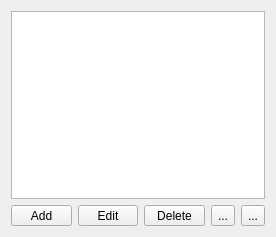
<?xml version="1.0" encoding="UTF-8"?>
<ui version="4.0">
 <class>MapboxPropertiesForm</class>
 <widget class="QWidget" name="MapboxPropertiesForm">
  <property name="geometry">
   <rect>
    <x>0</x>
    <y>0</y>
    <width>276</width>
    <height>237</height>
   </rect>
  </property>
  <property name="sizePolicy">
   <sizepolicy hsizetype="Preferred" vsizetype="Minimum">
    <horstretch>0</horstretch>
    <verstretch>0</verstretch>
   </sizepolicy>
  </property>
  <property name="windowTitle">
   <string>Form</string>
  </property>
  <layout class="QVBoxLayout" name="verticalLayout">
   <item>
    <widget class="QListWidget" name="listWidget"/>
   </item>
   <item>
    <layout class="QHBoxLayout" name="horizontalLayout">
     <item>
      <widget class="QToolButton" name="addButton">
       <property name="sizePolicy">
        <sizepolicy hsizetype="Expanding" vsizetype="Fixed">
         <horstretch>0</horstretch>
         <verstretch>0</verstretch>
        </sizepolicy>
       </property>
       <property name="text">
        <string>Add</string>
       </property>
      </widget>
     </item>
     <item>
      <widget class="QToolButton" name="editButton">
       <property name="sizePolicy">
        <sizepolicy hsizetype="Expanding" vsizetype="Fixed">
         <horstretch>0</horstretch>
         <verstretch>0</verstretch>
        </sizepolicy>
       </property>
       <property name="text">
        <string>Edit</string>
       </property>
      </widget>
     </item>
     <item>
      <widget class="QToolButton" name="deleteButton">
       <property name="sizePolicy">
        <sizepolicy hsizetype="Expanding" vsizetype="Fixed">
         <horstretch>0</horstretch>
         <verstretch>0</verstretch>
        </sizepolicy>
       </property>
       <property name="text">
        <string>Delete</string>
       </property>
      </widget>
     </item>
     <item>
      <widget class="QToolButton" name="copyButton">
       <property name="text">
        <string>...</string>
       </property>
       <property name="icon">
        <iconset resource="../editor.qrc">
         <normaloff>:/images/16x16/edit-copy.png</normaloff>:/images/16x16/edit-copy.png</iconset>
       </property>
      </widget>
     </item>
     <item>
      <widget class="QToolButton" name="pasteButton">
       <property name="text">
        <string>...</string>
       </property>
       <property name="icon">
        <iconset resource="../editor.qrc">
         <normaloff>:/images/16x16/edit-paste.png</normaloff>:/images/16x16/edit-paste.png</iconset>
       </property>
      </widget>
     </item>
    </layout>
   </item>
  </layout>
 </widget>
 <resources>
  <include location="../editor.qrc"/>
 </resources>
 <connections>
  <connection>
   <sender>addButton</sender>
   <signal>clicked()</signal>
   <receiver>MapboxPropertiesForm</receiver>
   <slot>onAddButton()</slot>
   <hints>
    <hint type="sourcelabel">
     <x>60</x>
     <y>224</y>
    </hint>
    <hint type="destinationlabel">
     <x>5</x>
     <y>117</y>
    </hint>
   </hints>
  </connection>
  <connection>
   <sender>listWidget</sender>
   <signal>itemSelectionChanged()</signal>
   <receiver>MapboxPropertiesForm</receiver>
   <slot>onSelectionChanged()</slot>
   <hints>
    <hint type="sourcelabel">
     <x>175</x>
     <y>108</y>
    </hint>
    <hint type="destinationlabel">
     <x>6</x>
     <y>34</y>
    </hint>
   </hints>
  </connection>
  <connection>
   <sender>editButton</sender>
   <signal>clicked()</signal>
   <receiver>MapboxPropertiesForm</receiver>
   <slot>onEditButton()</slot>
   <hints>
    <hint type="sourcelabel">
     <x>139</x>
     <y>224</y>
    </hint>
    <hint type="destinationlabel">
     <x>5</x>
     <y>85</y>
    </hint>
   </hints>
  </connection>
  <connection>
   <sender>deleteButton</sender>
   <signal>clicked()</signal>
   <receiver>MapboxPropertiesForm</receiver>
   <slot>onDeleteButton()</slot>
   <hints>
    <hint type="sourcelabel">
     <x>207</x>
     <y>224</y>
    </hint>
    <hint type="destinationlabel">
     <x>5</x>
     <y>69</y>
    </hint>
   </hints>
  </connection>
  <connection>
   <sender>copyButton</sender>
   <signal>clicked()</signal>
   <receiver>MapboxPropertiesForm</receiver>
   <slot>onCopy()</slot>
   <hints>
    <hint type="sourcelabel">
     <x>228</x>
     <y>217</y>
    </hint>
    <hint type="destinationlabel">
     <x>270</x>
     <y>32</y>
    </hint>
   </hints>
  </connection>
  <connection>
   <sender>pasteButton</sender>
   <signal>clicked()</signal>
   <receiver>MapboxPropertiesForm</receiver>
   <slot>onPaste()</slot>
   <hints>
    <hint type="sourcelabel">
     <x>258</x>
     <y>215</y>
    </hint>
    <hint type="destinationlabel">
     <x>272</x>
     <y>79</y>
    </hint>
   </hints>
  </connection>
 </connections>
 <slots>
  <slot>onAddButton()</slot>
  <slot>onEditButton()</slot>
  <slot>onDeleteButton()</slot>
  <slot>onSelectionChanged()</slot>
  <slot>onCopy()</slot>
  <slot>onPaste()</slot>
 </slots>
</ui>
